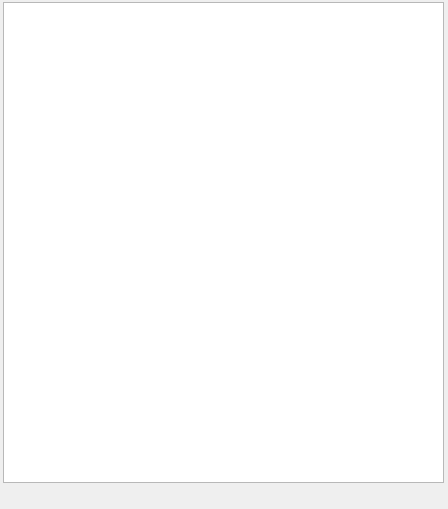
<?xml version="1.0" encoding="UTF-8"?>
<ui version="4.0">
 <class>RefrenceTreeDock</class>
 <widget class="QDockWidget" name="RefrenceTreeDock">
  <property name="geometry">
   <rect>
    <x>0</x>
    <y>0</y>
    <width>448</width>
    <height>509</height>
   </rect>
  </property>
  <property name="windowTitle">
   <string>DockWidget</string>
  </property>
  <widget class="QWidget" name="dockWidgetContents">
   <widget class="QTreeView" name="treeView">
    <property name="geometry">
     <rect>
      <x>3</x>
      <y>2</y>
      <width>441</width>
      <height>481</height>
     </rect>
    </property>
    <property name="sortingEnabled">
     <bool>true</bool>
    </property>
   </widget>
  </widget>
 </widget>
 <resources/>
 <connections/>
</ui>
